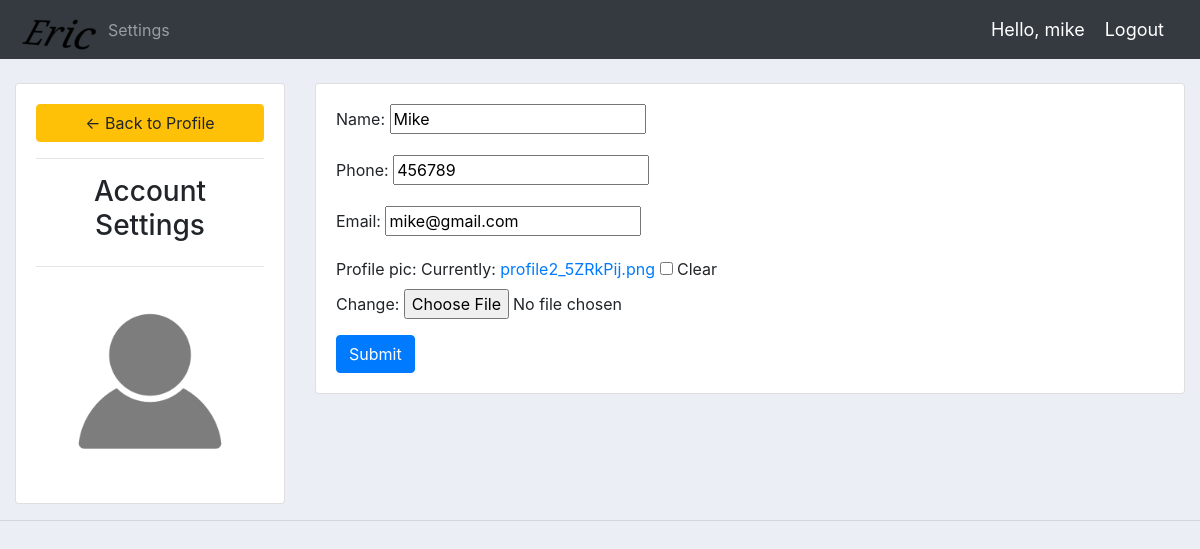
/account/ (signed in), run on the app's committed database.
### accounts/models.py (models this page shows, shortened)
class Customer(models.Model):
	user = models.OneToOneField(User, null=True, blank=True, on_delete=models.CASCADE)
	name = models.CharField(max_length=200, null=True)
	phone = models.CharField(max_length=200, null=True)
	email = models.CharField(max_length=200, null=True)
	profile_pic = models.ImageField(default="profile1.png", null=True, blank=True)
	date_created = models.DateTimeField(auto_now_add=True, null=True)

### accounts/decorators.py (the view)
		def wrapper_func(request, *args, **kwargs):
			group = None
			if request.user.groups.exists():
				group = request.user.groups.all()[0].name
			if group in allowed_roles:
				return view_func(request, *args, **kwargs)
			else:
				return HttpResponse('You are not authorized to view this page')

### accounts/forms.py
class CustomerForm(ModelForm):
	class Meta:
		model = Customer
		fields = '__all__'
		exclude = ['user']

### accounts/views.py (called while the page is built)
@login_required(login_url='login')
@allowed_users(allowed_roles=['customer'])
def accountSettings(request):
	customer = request.user.customer
	form = CustomerForm(instance=customer)
	if request.method == 'POST':
		form = CustomerForm(request.POST, request.FILES,instance=customer)
		if form.is_valid():
			form.save()
	context = {'form':form}
	return render(request, 'accounts/account_settings.html', context)

### accounts/templates/accounts/account_settings.html (shortened to what this page needs)
{%  extends 'accounts/main.html' %}
{% load static %}
{% block content %}
<br>
<div class="row">
	<div class="col-md-3">
		<div class="card card-body">
			<a class="btn btn-warning" href="{% url 'home' %}"> &#8592; Back to Profile</a>
			<hr>
			<h3 style="text-align: center">Account Settings</h3>
			<hr>
			<img class="profile-pic" src="{{request.user.customer.profile_pic.url}}" >
		</div>
	</div>
	<div class="col-md-9">
		<div class="card card-body">
			<form method="POST" action="" enctype="multipart/form-data">
				{{form.as_p}}
			<input class="btn btn-primary" type="submit" name="Update Information">
			</form>
		</div>
	</div>
</div>
{% endblock %}

### accounts/templates/accounts/navbar.html (shortened to what this page needs)
{% load static %}
<nav class="navbar navbar-expand-lg navbar-dark bg-dark">
 <img src="{% static 'images/logo.png' %}">
  <div class="collapse navbar-collapse" id="navbarNav">
    <ul class="navbar-nav">
      {% if request.user.is_staff %}
      <li class="nav-item active">
        <a class="nav-link" href="{% url 'home' %}">Dashboard</a>
      </li>
      <li class="nav-item">
        <a class="nav-link" href="{% url 'products' %}">Products</a>
      </li>
      {% else %}
       <li class="nav-item">
        <a class="nav-link" href="{% url 'account' %}">Settings</a>
      </li>
      {% endif %}
    </ul>
  </div>
  <span class="hello-msg">Hello, {{request.user}}</span>
  <span ><a  class="hello-msg" href="{% url 'logout' %}">Logout</a></span>
</nav>

### static/css/main.css (style rules this page uses)
body { background-color: #ebeff5; }

### accounts/templates/accounts/navbar.html (style rules this page uses)
.hello-msg { font-size: 18px; color: #fff; margin-right: 20px; }

### accounts/templates/accounts/account_settings.html (style rules this page uses)
.profile-pic { max-width: 200px; max-height:200px; margin: 0 auto; border-radius: 50%; }

### data on the page
Customer: name "Mike", phone "456789", email "mike@gmail.com"

### other printed values
{{ request.user }} "mike"
